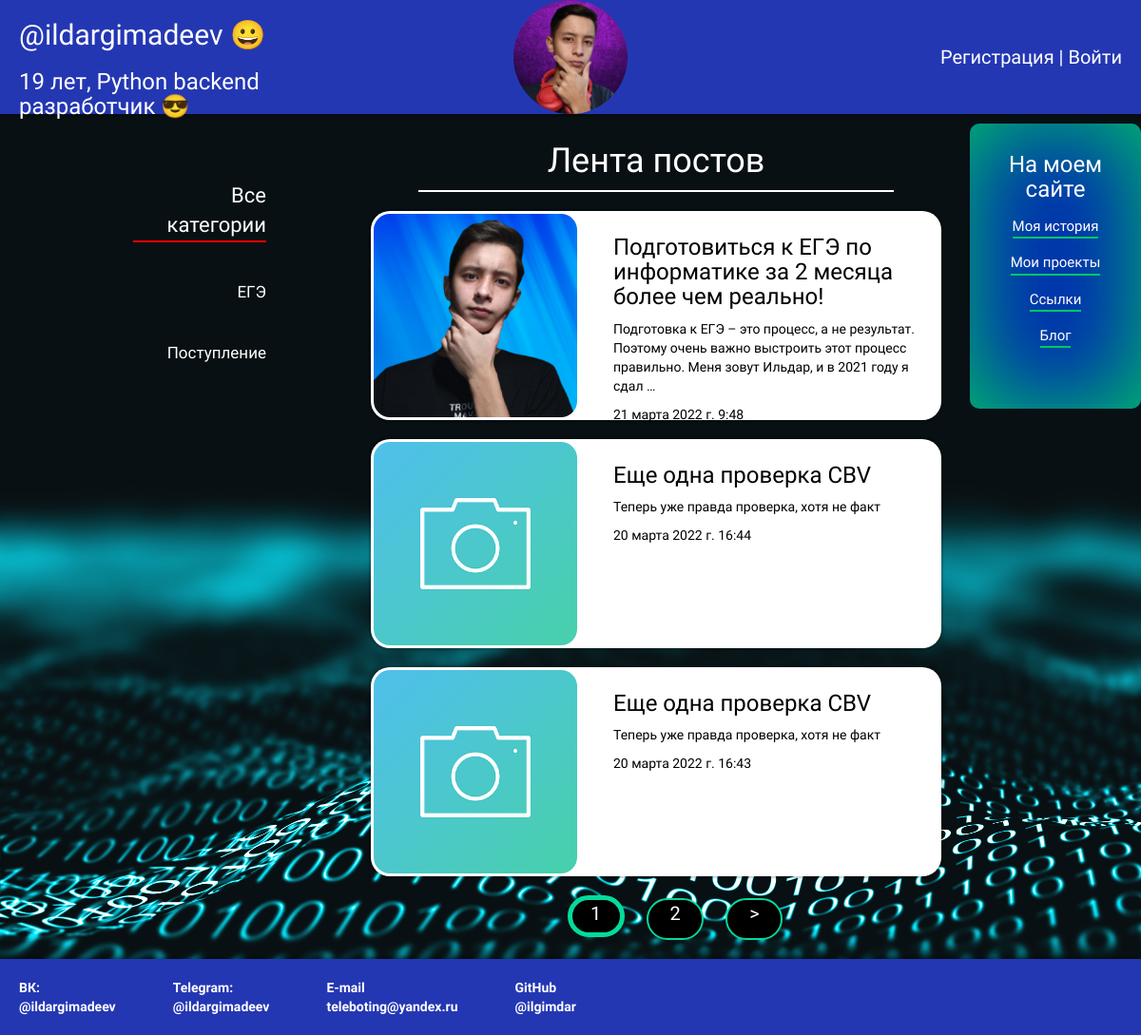
/articles/, run on an earlier commit of the app's database.
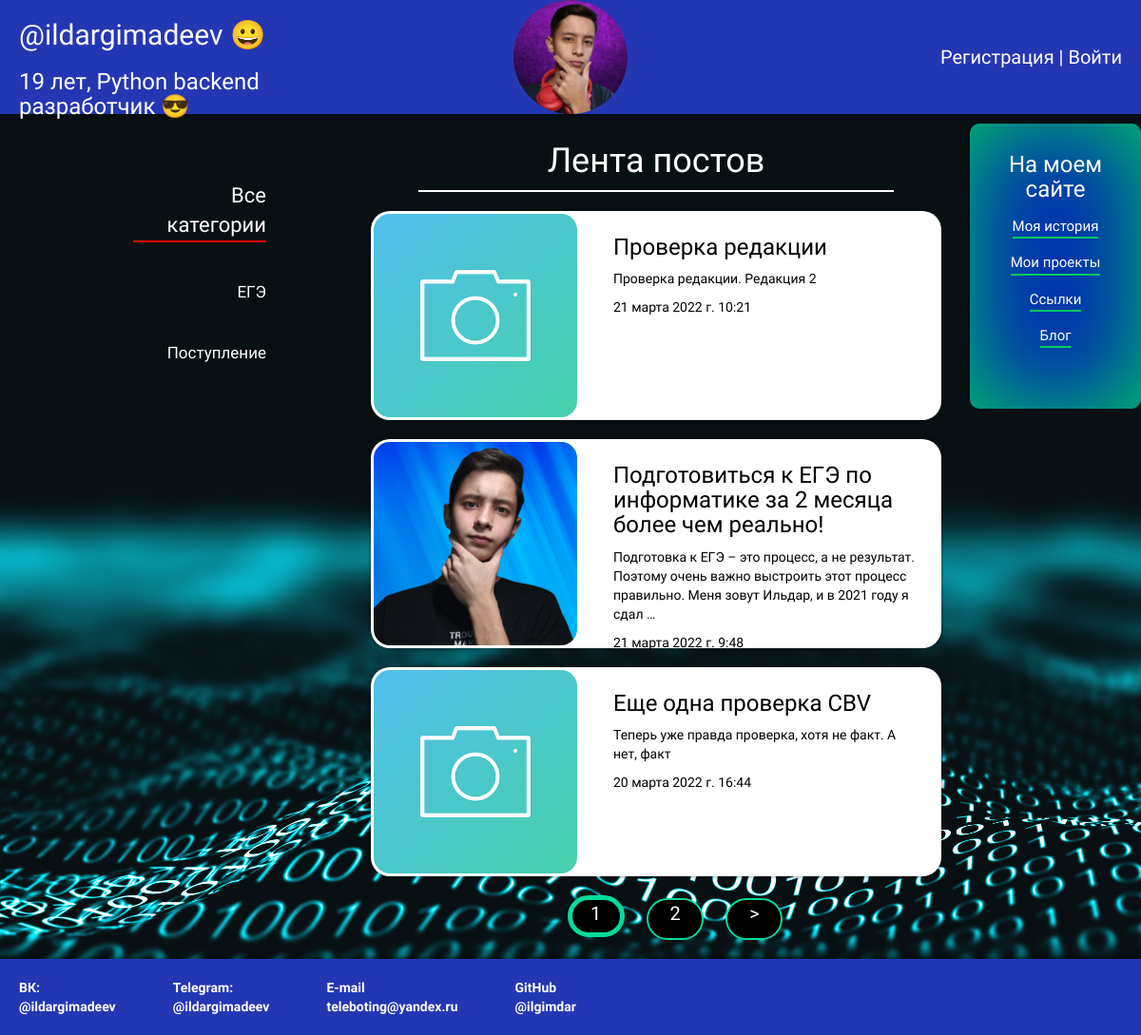
And on a later commit of the database.
### blog/models.py (models this page shows, shortened)
class Category(models.Model):
    name = models.CharField(max_length=50, db_index=True, verbose_name='Категория')
    class Meta:
        verbose_name = 'Категория'
        verbose_name_plural = 'Категории'

class Post(models.Model):
    author = models.ForeignKey(settings.AUTH_USER_MODEL, on_delete=models.CASCADE, verbose_name='Автор статьи')
    title = models.CharField(max_length=200, verbose_name='Заголовок')
    text = models.TextField(verbose_name='Текст статьи')
    created_date = models.DateTimeField(default=timezone.now)
    published_date = models.DateTimeField(blank=True, null=True, verbose_name='Дата публикации')
    photo = models.ImageField(null=True)
    cat = models.ForeignKey('Category', on_delete=models.PROTECT, null=True, verbose_name='Категория')
    class Meta:
        verbose_name = 'Пост'
        verbose_name_plural = 'Посты'
        ordering = ['-published_date']

### articles/views.py (the view)
# urls.py: path('', PostList.as_view(), name='post_list'),
class PostList(DataMixin, ListView):
    model = Post
    template_name = 'articles/articles.html'
    context_object_name = 'posts'
    paginate_by = 3
    def get_context_data(self, *, object_list=None, **kwargs):
        context = super().get_context_data(**kwargs)
        c_def = self.get_user_context()
        return dict(list(context.items()) + list(c_def.items()))
    def get_queryset(self):
        return Post.objects.all()

### articles/utils.py (called while the page is built)
    def get_user_context(self, **kwargs):
        context = kwargs
        cats = Category.objects.all()
        context['cats'] = cats
        if 'cat_selected' not in context:
            context['cat_selected'] = 0
        return context

### articles/templates/articles/articles.html (shortened to what this page needs)
{% extends 'blog/base.html' %}
{% load static %}
{% load articles_tags %}
{% block content %}
<aside class="sidebar1">
    <nav class="nav">
        <ul>
            <li class="active current-cat"><a href="{% url 'post_list' %}">Все категории</a></li>
            {% for c in cats %}
                <li><a href="/articles/category/{{ c.pk }}/">{{ c.name }}</a></li>
            {% endfor %}
        </ul>
    </nav>
</aside>
<div class="content twitter">
    <div class="articles-name">
        <h1>Лента постов</h1>
    </div>
    {% for post in posts %}
    <div class="post post-card">
            {% if post.photo and post.photo.url %}
            <img src="{{ post.photo.url }}">
            {% else %}
            <img src="{% static 'images/default.png' %}" alt="" class="post_img">
            {% endif %}
            <div class="post-card-inside">
                <h3><a href="{% url 'post_detail' pk=post.pk %}">{{ post.title }}</a></h3>
                <p>{{ post.text|linebreaksbr|truncatewords:25}}</p>
                <p>{{ post.published_date }}</p>
            </div>
    </div>
    {% endfor %}
    {% if page_obj.has_other_pages %}
    <nav class="list-pages">
        <ul>
            {% for p in paginator.page_range %}
                {% if page_obj.number == p %}
                    <li class="page-num page-num-selected">
                        <a href="?page={{ p }}">{{ p }}</a>
                    </li>
                {% elif p >= page_obj.number|add:-1 and p <= page_obj.number|add:1 %}
                    <li class="page-num">
                        <a href="?page={{ p }}">{{ p }}</a>
                    </li>
                {% endif %}
            {% endfor %}
            {% if page_obj.has_next %}
                <li class="page-num">
                        <a href="?page={{ page_obj.next_page_number }}">&gt</a>
                </li>
            {% endif %}
        </ul>
    </nav>
    {% endif %}
</div>
{% endblock %}

### blog/templates/blog/base.html (shortened to what this page needs)
<!DOCTYPE html>
{% load static %}
<html lang="ru">
<head>
    <link rel="stylesheet" href="//maxcdn.bootstrapcdn.com/bootstrap/3.2.0/css/bootstrap.min.css">
    <link rel="stylesheet" href="//maxcdn.bootstrapcdn.com/bootstrap/3.2.0/css/bootstrap-theme.min.css">
    <link rel="stylesheet" href="{% static 'css/styles.css' %}">
</head>
<body>
<div class="wrapper">
    <div id="header">
        <div class="first header-part">
            <h2>@ildargimadeev 😀</h2>
            <h3>19 лет, Python backend разработчик 😎</h3>
        </div>
        <div class="m-img header-part">
            <img src="{% static 'images/one.jpg' %}">
        </div>
        <div class="second header-part">
            {% if not user.is_authenticated %}
            <div class="register">
                <a class="register" href="{% url 'register' %}">Регистрация</a> | <a class="register" href="{% url 'login' %}">Войти</a>
            </div>
            {% else %}
            <div class="register">
                <p class="register">{{ user.get_username }}</p>
            </div>
            {% endif %}
        </div>
    </div>
    <div id="sidebar">
        <div class="right-side">
            <h3>На моем сайте</h3>
            <a href="/#history">Моя история</a><br>
            <a href="/#projects">Мои проекты</a><br>
            <a href="/#links">Ссылки</a><br>
            <a href="/articles">Блог</a>
        </div>
    </div>
    {% block content %}
    {% endblock %}
    <div id="footer">
        <p class="fon"><strong>ВК:<br> @ildargimadeev</strong></p>
        <p class="fax"><strong>Telegram:<br> @ildargimadeev</strong></p>
        <p class="mail"><strong>E-mail<br>teleboting@yandex.ru</strong></p>
        <p class="mail"><strong>GitHub<br>@ilgimdar</strong></p>
    </div>
</div>
</body>
</html>

### blog/static/css/styles.css (style rules this page uses)
html { scroll-behavior: smooth; }
body { font-family: 'Nunito Sans', sans-serif; background: url('/../static/images/blue_back.jpg'); background-repeat: no-repeat; background-size: cover; background-attachment: fixed; }
img { pointer-events: none; }
.wrapper { width: 100%;; }
h1 { color: white; }
h3 { color: black; }
h2 { color: black; }
p { color: black; }
a { color:black; }
#header { height: 120px; background-color:#2437b3; margin-bottom: 10px; box-shadow: rgba(0,0,0,0.5) 0px 1px 3px; display: flex; }
#header h2 { color: white; }
#header h3 { color: white; }
.header-part { width: 100%; }
.first { margin-left: 20px; margin-top: auto; margin-bottom: auto; }
.second { margin-right: 20px; margin-top:auto; margin-bottom: auto; text-align: right; }
.m-img { text-align: center; }
.m-img img { height: 120px; border-radius: 200px; }
#sidebar { position: fixed; width: 180px; height: 300px; padding: 10px; right: 0; border-radius: 10px; text-align: center; box-shadow: 0px 0px 2px 2px rgba(0, 0, 0, 0.2); background-color:#002fb0; box-shadow: inset 0 0 100px rgba(0, 200, 100, 1); }
.right-side { display: block; }
.right-side h3 { color: white; }
.right-side a { color: white; margin-bottom: 10px; margin-top: 5px; font-size: 15px; display: inline-block; border-bottom: 2px solid rgb(0, 200, 100); }
.content { margin-bottom: 5px; margin-left:auto; margin-right: auto; width: 80%; padding: 10px; }
.wrapper:last-child { margin-bottom: 120px; }
#footer { position: fixed; left: 0; bottom: 0; height:80px; width: 100%; background-color: #2437b3; box-shadow: 0px 0px 2px 2px rgba(0, 0, 0, 0.2); }
#footer p { color:white; }
.fon { float:left; margin:20px 0 0 20px; }
.fax { float:left; margin:20px 0 0 60px; }
.mail { float:left; margin:20px 0 0 60px; }
.post { background: #ffffff; border-radius: 20px; display: flex; width: 60%; margin-top: 20px; margin-left: auto; margin-right: auto; box-shadow: 0px 0px 2px 2px rgba(0, 0, 0, 0.2); transition:0.3s ease; }
.articles-name { display: flex; justify-content: center; margin-left: auto; margin-right: auto; border-bottom: solid 2px white; width: 50%; }
.articles-name h1 { margin: 10px; }
.post-card { background-color: white; border-radius: 20px; display: flex; margin-right:auto; margin-left:auto; box-shadow: 0px 0px 2px 2px rgba(0, 0, 0, 0.2); height: 220px; }
.post-card img { margin-right: 10px; height: 220px; margin-top: auto; margin-bottom: auto; border-radius: 20px; padding: 3px; }
.post-card-inside { margin-left: auto; margin-right: auto; width: 55%; height: 220px; margin-top: auto; margin-bottom: auto; text-align: left; vertical-align: center; padding: 5px; }
.sidebar1 { position: absolute; width: 15%; height: 100vh; font-size: 0.65em; margin-left: 100px; }
.nav { position: relative; text-align: right; top: 60px; font-size: 17px; }
.nav ul { list-style: none; }
.nav li { margin-bottom: 40px !important; }
.nav a { text-decoration: none; color: white; display: block; transition: all ease-out 300ms; }
.active { font-size: 22px; }
.current-cat { border-bottom: solid 2px red; }
.twitter { width: 85%; float: right; height: 100%; margin-bottom:70px; }
.list-pages { text-align: center; margin-bottom: 20px; margin-top: 20px; }
.list-pages ul { list-style: none; }
.list-pages ul li { display: inline-block; margin-left: 10px; margin-right: 10px; background-color: black; }
.list-pages a { display: block; color: white; font-size: 20px; text-decoration: none; margin-top: auto; margin-bottom: auto; }
.list-pages .page-num { display: inline-block; width: 60px; height: 44px; border: 2px solid #04db9b; border-radius: 30px; }
.list-pages .page-num-selected { border: 5px solid #04db9b; color: white; font-size: 30px; }
.register { color: white; font-size: 20px; }

What changed in the data, as far as the page shows it:
no longer on this page (row unchanged): Post: photo (placeholder picture), title "Еще одна проверка CBV", text "Теперь уже правда проверка, хотя не факт", published_date "20 марта 2022 г. 16:43"
added Post: photo (placeholder picture), title "Проверка редакции", text "Проверка редакции. Редакция 2", published_date "21 марта 2022 г. 10:21"
changed Post "Еще одна проверка CBV": text "Теперь уже правда проверка, хотя не факт" → "Теперь уже правда проверка, хотя не факт. А нет, факт"
